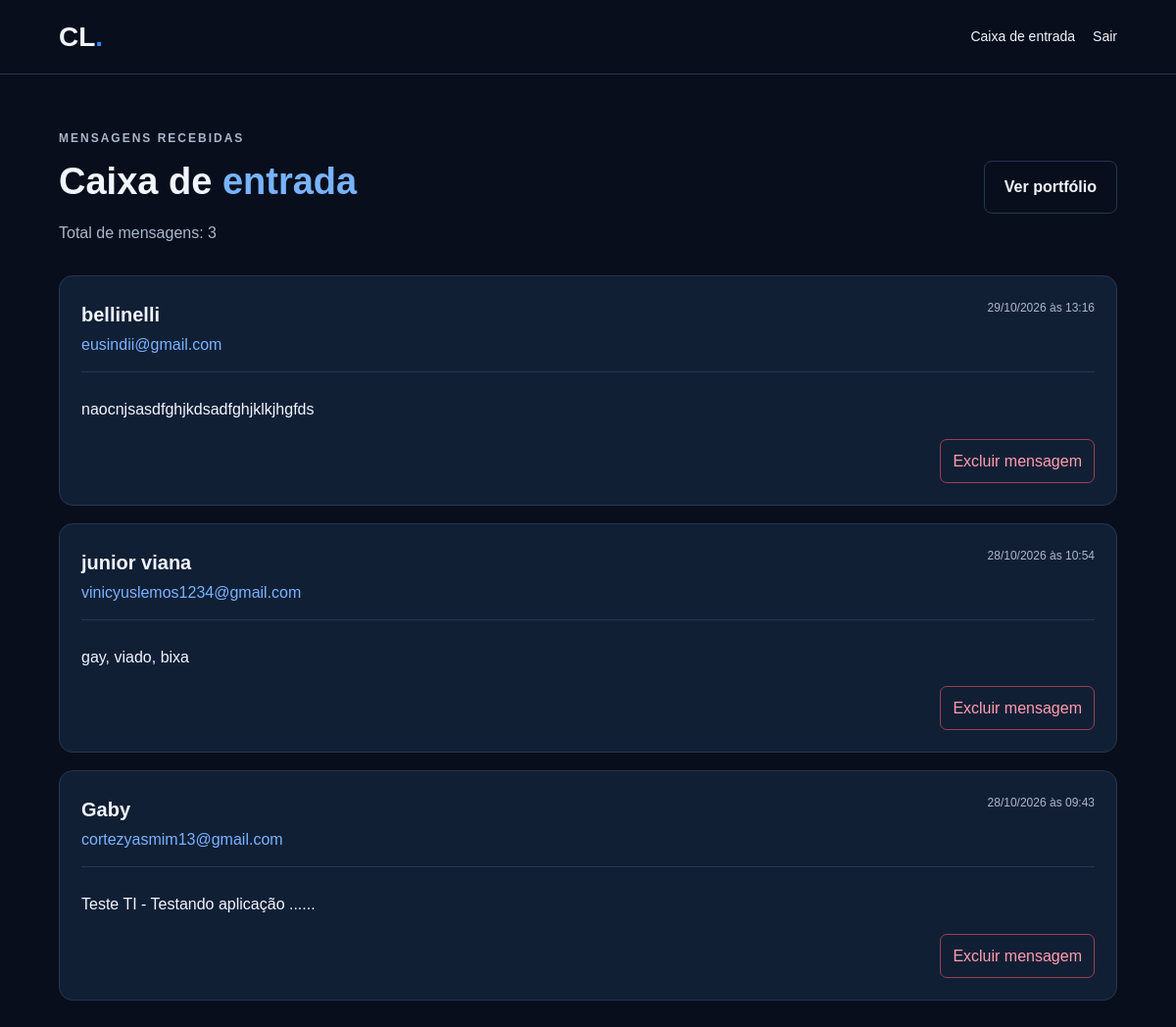
The page /caixa-de-entrada (signed in) on the database its author committed.
### tables this page shows
CREATE TABLE mensagens (
                id INTEGER PRIMARY KEY AUTOINCREMENT,
                nome TEXT NOT NULL,
                email TEXT NOT NULL,
                mensagem TEXT NOT NULL,
                data TEXT NOT NULL
            );

### app.py (the view)
@app.route("/caixa-de-entrada")
@exige_login
def caixa_entrada():
    with conectar_banco() as conexao:
        mensagens = conexao.execute(
            "SELECT * FROM mensagens ORDER BY id DESC"
        ).fetchall()
    return render_template("inbox.html", mensagens=mensagens)

### app.py (called while the page is built)
def conectar_banco():
    conexao = sqlite3.connect(BANCO)
    conexao.row_factory = sqlite3.Row
    return conexao

def exige_login(funcao):
    @wraps(funcao)
    def verificar_login(*args, **kwargs):
        if not session.get("administrador_logado"):
            return redirect(url_for("login"))
        return funcao(*args, **kwargs)
    return verificar_login

### templates/inbox.html (shortened to what this page needs)
<!DOCTYPE html>
<html lang="pt-BR">
<head>
    <link rel="stylesheet" href="{{ url_for('static', filename='style.css') }}">
</head>
<body class="pagina-interna">
    <header class="cabecalho">
        <div class="container navegacao">
            <a href="{{ url_for('index') }}" class="logo">CL<span>.</span></a>
            <nav class="nav-interna">
                <a href="{{ url_for('caixa_entrada') }}">Caixa de entrada</a>
                <a href="{{ url_for('logout') }}">Sair</a>
            </nav>
        </div>
    </header>
    <main class="container caixa">
        <div class="cabecalho-caixa">
            <div>
                <p class="destaque">MENSAGENS RECEBIDAS</p>
                <h1>Caixa de <span>entrada</span></h1>
                <p>Total de mensagens: {{ mensagens|length }}</p>
            </div>
            <a class="botao botao-secundario" href="{{ url_for('index') }}">
                Ver portfólio
            </a>
        </div>
        {% if mensagens %}
            <div class="lista-mensagens">
                {% for m in mensagens %}
                    <article class="mensagem-card">
                        <div class="mensagem-topo">
                            <div>
                                <h2>{{ m['nome'] }}</h2>
                                <a href="mailto:{{ m['email'] }}">{{ m['email'] }}</a>
                            </div>
                            <time>{{ m['data'] }}</time>
                        </div>
                        <div class="corpo-mensagem">{{ m['mensagem'] }}</div>
                        <form class="form-excluir"
                              method="POST"
                              action="{{ url_for('excluir_mensagem', mensagem_id=m['id']) }}"
                              onsubmit="return confirm('Deseja excluir esta mensagem?')">
                            <button class="botao-excluir" type="submit">
                                Excluir mensagem
                            </button>
                        </form>
                    </article>
                {% endfor %}
            </div>
        {% else %}
            <div class="vazio">
                <h2>Nenhuma mensagem recebida</h2>
                <p>Quando alguém preencher o formulário, a mensagem aparecerá aqui.</p>
            </div>
        {% endif %}
    </main>
</body>
</html>

### static/style.css (style rules this page uses)
:root { --fundo: #080e1b; --fundo-secundario: #0e192b; --cartao: #111f35; --texto: #f1f5ff; --texto-secundario: #aab7cc; --azul: #3987ff; --azul-claro: #78b3ff; --borda: #263750; }
* { margin: 0; padding: 0; box-sizing: border-box; scroll-behavior: smooth; }
body { font-family: Arial, Helvetica, sans-serif; background: var(--fundo); color: var(--texto); line-height: 1.7; }
a { color: var(--azul-claro); text-decoration: none; }
button, input, textarea { font: inherit; }
button { cursor: pointer; }
.container { width: min(1100px, 90%); margin: 0 auto; }
span { color: var(--azul-claro); }
.cabecalho { background: var(--fundo); border-bottom: 1px solid var(--borda); position: sticky; top: 0; z-index: 100; }
.navegacao { min-height: 75px; display: flex; justify-content: space-between; align-items: center; gap: 20px; }
.logo { font-size: 28px; font-weight: bold; color: var(--texto); }
.logo span { color: var(--azul); }
nav { display: flex; gap: 18px; align-items: center; }
nav a { color: var(--texto); font-size: 14px; }
.destaque { color: var(--azul-claro); font-size: 12px; font-weight: bold; letter-spacing: 2px; margin-bottom: 12px; }
h1 { font-size: clamp(32px, 5vw, 52px); line-height: 1.2; margin-bottom: 15px; }
h1 span, .titulo-secao span { color: var(--azul-claro); }
.botao { display: inline-block; padding: 12px 20px; border: 1px solid var(--azul); border-radius: 8px; background: var(--azul); color: white; font-weight: bold; text-align: center; }
.botao-secundario { background: transparent; color: var(--texto); border-color: var(--borda); }
form { background: var(--cartao); border: 1px solid var(--borda); padding: 25px; border-radius: 14px; }
.pagina-interna { min-height: 100vh; }
.caixa { padding: 55px 0 80px; }
.cabecalho-caixa { display: flex; justify-content: space-between; align-items: center; gap: 20px; margin-bottom: 30px; }
.cabecalho-caixa h1 { font-size: 38px; }
.cabecalho-caixa p { color: var(--texto-secundario); }
.lista-mensagens { display: grid; gap: 18px; }
.mensagem-card { background: var(--cartao); border: 1px solid var(--borda); border-radius: 14px; padding: 22px; }
.mensagem-topo { display: flex; justify-content: space-between; gap: 20px; border-bottom: 1px solid var(--borda); padding-bottom: 14px; margin-bottom: 16px; }
.mensagem-topo h2 { font-size: 20px; }
.mensagem-topo time { font-size: 12px; color: var(--texto-secundario); }
.corpo-mensagem { white-space: pre-wrap; overflow-wrap: anywhere; padding: 8px 0 16px; }
.form-excluir { padding: 0; border: 0; background: transparent; text-align: right; }
.botao-excluir { padding: 8px 12px; border: 1px solid #9c4051; background: transparent; color: #ff9dad; border-radius: 7px; }

### rows shown on the page
mensagens: nome "bellinelli", email "eusindii@gmail.com", data "29/10/2026 às 13:16", mensagem "naocnjsasdfghjkdsadfghjklkjhgfds"
mensagens: nome "junior viana", email "vinicyuslemos1234@gmail.com", data "28/10/2026 às 10:54", mensagem "gay, viado, bixa"
mensagens: nome "Gaby", email "cortezyasmim13@gmail.com", data "28/10/2026 às 09:43", mensagem "Teste TI - Testando aplicação ......"

### other values the page prints
{{ mensagens|length }} "3"
